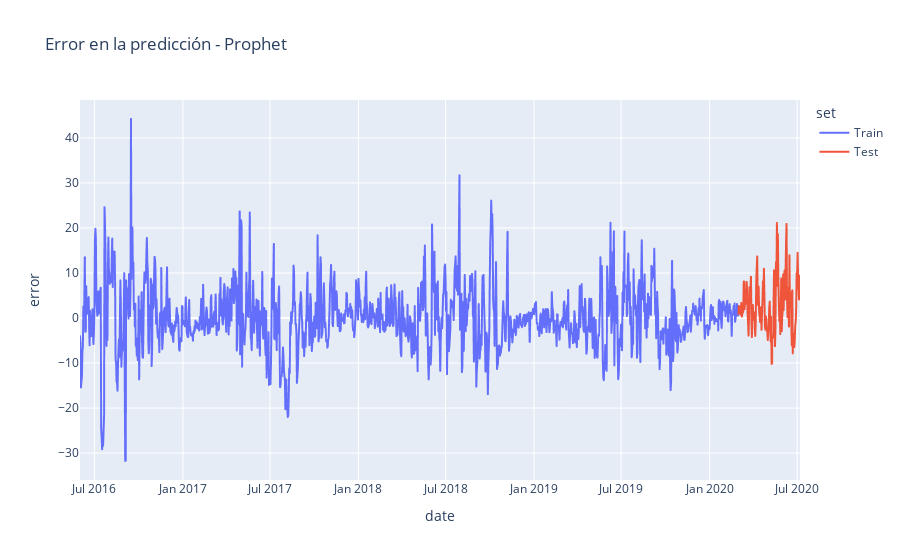

This figure's notebook cell:
### Code cell
#5

# calculamos errores de train y test
error_train = train_prophet['y'] - forecast_train['yhat']
error_test = test_prophet['y'] - forecast_test['yhat']

error = pd.concat([error_train, error_test])
dates = pd.concat([train_prophet['ds'], test_prophet['ds']])
error_df = pd.DataFrame({
    'date': dates,
    'error': error,
    'set': ['Train'] * len(error_train) + ['Test'] * len(error_test)
})

# graficamos errores
fig = px.line(error_df, x='date', y='error', title='Error en la predicción - Prophet', color='set')
fig.show()

### Figure 1 — Plotly figure (JSON) as saved in the notebook; plotly's stock layout.template omitted (floating-point values rounded to 4 significant figures; data arrays with more than 128 entries replaced by an {"elided": "..."} marker saying what was removed)
{"data": [{"hovertemplate": "set=Train<br>date=%{x}<br>error=%{y}<extra></extra>", "legendgroup": "Train", "line": {"color": "#636efa", "dash": "solid"}, "marker": {"symbol": "circle"}, "mode": "lines", "name": "Train", "showlegend": true, "type": "scattergl", "x": {"elided": "1369 str values"}, "xaxis": "x", "y": {"elided": "1369 float values"}, "yaxis": "y"}, {"hovertemplate": "set=Test<br>date=%{x}<br>error=%{y}<extra></extra>", "legendgroup": "Test", "line": {"color": "#EF553B", "dash": "solid"}, "marker": {"symbol": "circle"}, "mode": "lines", "name": "Test", "showlegend": true, "type": "scattergl", "x": {"elided": "129 str values"}, "xaxis": "x", "y": {"elided": "129 float values"}, "yaxis": "y"}], "layout": {"legend": {"title": {"text": "set"}, "tracegroupgap": 0}, "title": {"text": "Error en la predicción - Prophet"}, "xaxis": {"anchor": "y", "domain": [0, 1], "title": {"text": "date"}}, "yaxis": {"anchor": "x", "domain": [0, 1], "title": {"text": "error"}}}}
